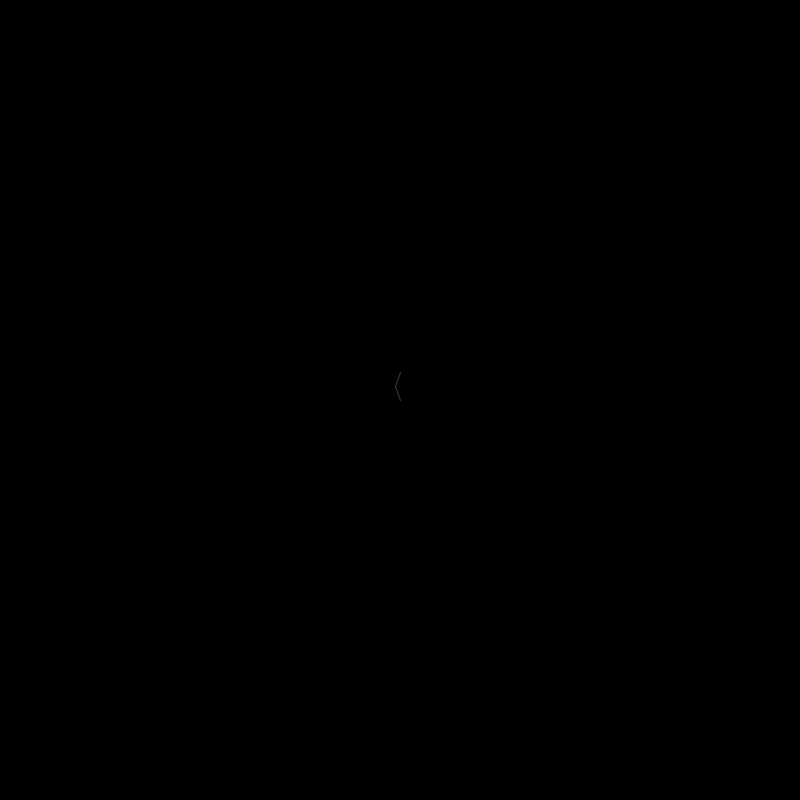
Frame 1 (no input)
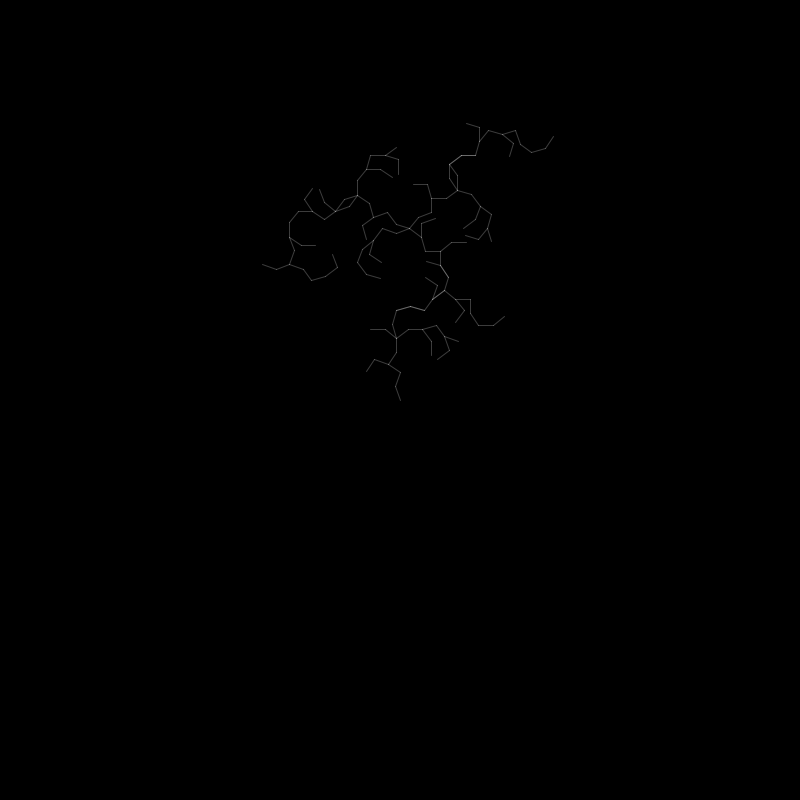
Frame 60 (the mouse pressed at the canvas centre just before this capture)
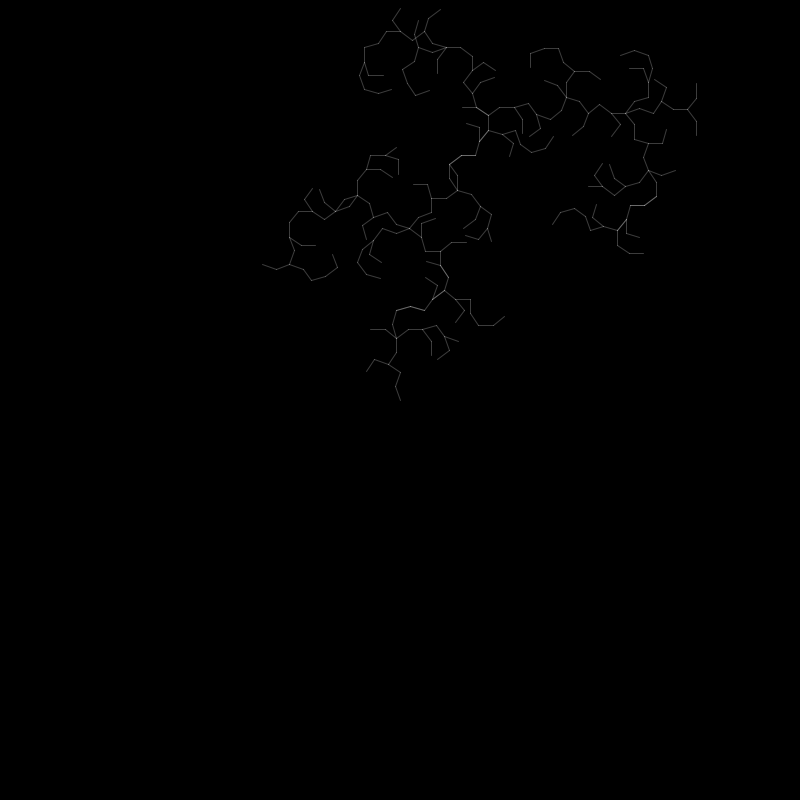
Frame 120 (the mouse held since frame 60 and released just before this capture)

The Processing sketch that drew these frames (run headless with seeded random() and noise(); from frame 60 on, the mouse is pressed at the canvas centre):

// Processing sketch: PenroseTile
// ── PenroseTile.pde
/** 
 * Penrose Tile L-System 
 * by Geraldine Sarmiento.
 *  
 * This example was based on Patrick Dwyer's L-System class. 
 */

PenroseLSystem ds;

void setup() {
  size(800, 800);
  ds = new PenroseLSystem();
  ds.simulate(5);
}

void draw() {
  background(0);
  ds.render();
}







// ── LSystem.pde
class LSystem 
{
  int steps = 0;

  String axiom;
  String rule;
  String production;

  float startLength;
  float drawLength;
  float theta;

  int generations;

  LSystem() {
    axiom = "F";
    rule = "F+F-F";
    startLength = 70.0;
    theta = radians(90.0);
    reset();
  }

  void reset() {
    production = axiom;
    drawLength = startLength;
    generations = 0;
  }

  int getAge() {
    return generations;
  }

  void render() {
    translate(width/2, height/2);
    steps += 5;          
    if (steps > production.length()) {
      steps = production.length();
    }
    for (int i = 0; i < steps; i++) {
      char step = production.charAt(i);
      if (step == 'F') {
        rect(0, 0, -drawLength, -drawLength);
        noFill();
        translate(0, -drawLength);
      } 
      else if (step == '+') {
        rotate(theta);
      } 
      else if (step == '-') {
        rotate(-theta);
      } 
      else if (step == '[') {
        pushMatrix();
      } 
      else if (step == ']') {
        popMatrix();            
      }
    }
  }

  void simulate(int gen) {
    while (getAge() < gen) {
      production = iterate(production, rule);
    }
  }

  String iterate(String prod_, String rule_) {
    drawLength = drawLength * 0.6;
    generations++;
    String newProduction = prod_;          
    newProduction = newProduction.replaceAll("F", rule_);
    return newProduction;
  }
}

// ── PenroseLSystem.pde
class PenroseLSystem extends LSystem {

  int steps = 0;
  float somestep = 0.1;
  String ruleW;
  String ruleX;
  String ruleY;
  String ruleZ;

  PenroseLSystem() {
    axiom = "[X]++[X]++[X]++[X]++[X]++[X]";
    ruleW = "YF++ZF4-XF[-YF4-WF]++";
    ruleX = "+YF--ZF[3-WF--XF]+";
    ruleY = "-WF++XF[+++YF++ZF]-";
    ruleZ = "--YF++++WF[+ZF++++XF]--XF";
    startLength = 460.0;
    theta = radians(18);  
    reset();
  }

  void useRule(String r_) {
    rule = r_;
  }

  void useAxiom(String a_) {
    axiom = a_;
  }

  void useLength(float l_) {
    startLength = l_;
  }

  void useTheta(float t_) {
    theta = radians(t_);
  }

  void reset() {
    production = axiom;
    drawLength = startLength;
    generations = 0;
  }

  int getAge() {
    return generations;
  }

  void render() {
    translate(width/2, height/2);
    int pushes = 0;
    int repeats = 1;
    steps += 12;          
    if (steps > production.length()) {
      steps = production.length();
    }

    for (int i = 0; i < steps; i++) {
      char step = production.charAt(i);
      if (step == 'F') {
        stroke(255, 60);
        for (int j = 0; j < repeats; j++) {
          line(0, 0, 0, -drawLength);
          noFill();
          translate(0, -drawLength);
        }
        repeats = 1;
      } 
      else if (step == '+') {
        for (int j = 0; j < repeats; j++) {
          rotate(theta);
        }
        repeats = 1;
      } 
      else if (step == '-') {
        for (int j =0; j < repeats; j++) {
          rotate(-theta);
        }
        repeats = 1;
      } 
      else if (step == '[') {
        pushes++;            
        pushMatrix();
      } 
      else if (step == ']') {
        popMatrix();
        pushes--;
      } 
      else if ( (step >= 48) && (step <= 57) ) {
        repeats = (int)step - 48;
      }
    }

    // Unpush if we need too
    while (pushes > 0) {
      popMatrix();
      pushes--;
    }
  }

  String iterate(String prod_, String rule_) {
    String newProduction = "";
    for (int i = 0; i < prod_.length(); i++) {
      char step = production.charAt(i);
      if (step == 'W') {
        newProduction = newProduction + ruleW;
      } 
      else if (step == 'X') {
        newProduction = newProduction + ruleX;
      }
      else if (step == 'Y') {
        newProduction = newProduction + ruleY;
      }  
      else if (step == 'Z') {
        newProduction = newProduction + ruleZ;
      } 
      else {
        if (step != 'F') {
          newProduction = newProduction + step;
        }
      }
    }

    drawLength = drawLength * 0.5;
    generations++;
    return newProduction;
  }

}
